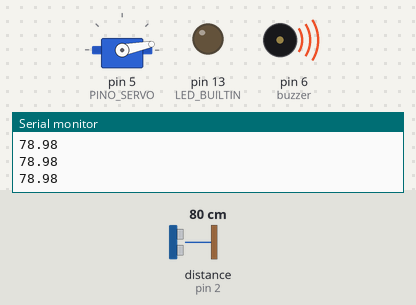
Bench run of a sketch on a simulated Arduino Uno, built with avr-gcc and run on an emulated ATmega328P. Parts: servo, output pins drawn as LEDs (lit = HIGH), buzzer (waves = sounding), the last lines printed to the serial monitor. Wiring (inferred from the names in the program): ultrasonic range finder: trigger pin 3; echo pin 2. The test bench sets the inputs (shaded band); at power-on: distance to the obstacle (sensor on pin 2) 80 cm. The echo pulse lasts 58.3 µs per cm; pins used as bus, display or sensor lines are not drawn.

Above: at 1.2 s.
1.3 s: distance to the obstacle (sensor on pin 2) set to 250 cm
At 1.4 s:
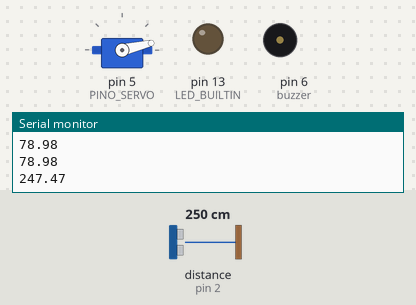
4.3 s: distance to the obstacle (sensor on pin 2) set to 208 cm
7.3 s: distance to the obstacle (sensor on pin 2) set to 199 cm
At 7.5 s:
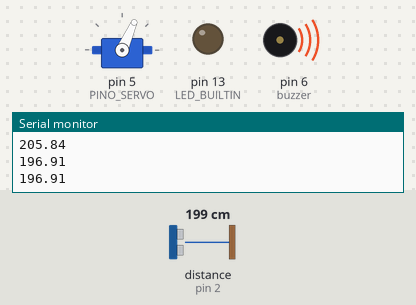
10.3 s: distance to the obstacle (sensor on pin 2) set to 2 cm
13.3 s: distance to the obstacle (sensor on pin 2) set to 299 cm
At 13.5 s:
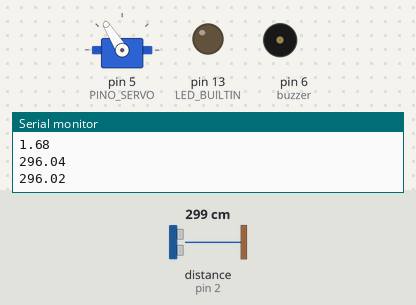
16.3 s: distance to the obstacle (sensor on pin 2) set to 4 cm
At 20.7 s:
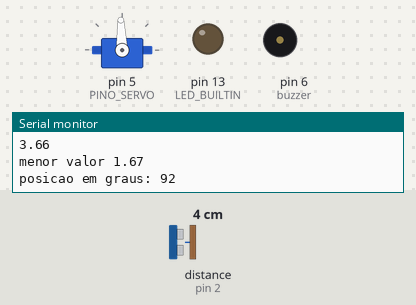
Timing chart, 0 to 33.5 s (numbered marks = the images above; inputs shaded):
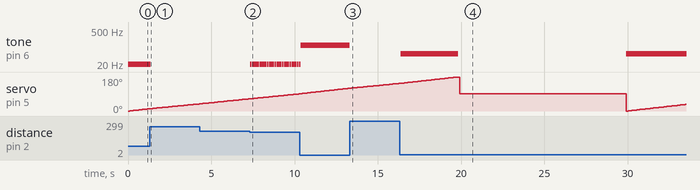

Measured:
- the behaviour switches between 203 and 202 cm on distance to the obstacle (sensor on pin 2) (found by bisection; images 1 and 2)
- after the input at 1.3 s, tone on pin 6 (buzzer): 2 Hz → silent after 0.07 s
- after the input at 7.3 s, tone on pin 6 (buzzer): alternates 1 Hz for 0.10 s and silent for 0.01 s, starting at once
- after the input at 13.3 s, tone on pin 6 (buzzer): 118 Hz → silent at once
- after the input at 16.3 s, tone on pin 6 (buzzer): silent → 54 Hz after 0.08 s, → silent 3.4 s later, → 54 Hz 10.1 s later

The sketch:

ServoSonarDistances.ino
```cpp
#include <Servo.h>

#define echo_PIN 2
#define PINO_SERVO 5
#define trigger_PIN 3
float distance;
int buzzer = 6;
// Objeto do servo motor
Servo servo;

void setup() {
  pinMode(buzzer, OUTPUT); //Defines the buzzer pin as Output
  Serial.begin(9600);
   // Inicialização do servo motor
  servo.attach(PINO_SERVO);
  servo.write(0); // Fecha a caixa inicialmente

  Serial.begin(9600);
  pinMode(LED_BUILTIN, OUTPUT);
  pinMode(trigger_PIN, OUTPUT);
  pinMode(echo_PIN, INPUT);
}

float readDistance() {

  digitalWrite(trigger_PIN, LOW);
  delayMicroseconds(2);
  digitalWrite(trigger_PIN, HIGH);
  delayMicroseconds(10);
  digitalWrite(trigger_PIN, LOW);
  int duration = pulseIn(echo_PIN, HIGH);
  distance = duration * 0.034/2;

  return distance; //Constante obtida com calibração
}

void movimento(){
  int angulo = 0;
  float menor = 4000;
  int indice = 0;
  float vet[180] = {0};
  for(angulo; angulo <= 180; angulo++){
    servo.write(angulo);

    vet[angulo] = readDistance();

    Serial.println(vet[angulo]);
    tone(buzzer, 200/vet[angulo]); // Activate the buzzer at the frequency relative to C in Hz (Dó)
    delay(100);   // Wait for a while to deactivate
    noTone(buzzer); //Deactivate the buzzer

  }

  for (int i = 0; i <= 180; i++) {
        if (vet[i] < menor) {
            menor = vet[i];
            indice = i;
        }
    }
  delay(100);
  servo.write(indice);

  Serial.print("menor valor ");
  Serial.println(menor);

  Serial.print("posicao em graus: ");
  Serial.println(indice);

  delay(10000);
}

void loop() {
  //distance = readDistance();
  //bool isNearby = distance < 50;
  //digitalWrite(LED_BUILTIN, isNearby);
  //delay(100);
  movimento();

}
```
